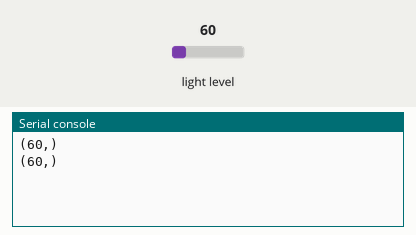
Recording of a program running on a simulated Circuit Playground running CircuitPython. Parts: the last lines printed to the serial console. Inputs (shaded band) come from the test bench; at power-on: light level 60.

Above: at 1.2 s.
1.3 s: light level set to 6
At 2.6 s:
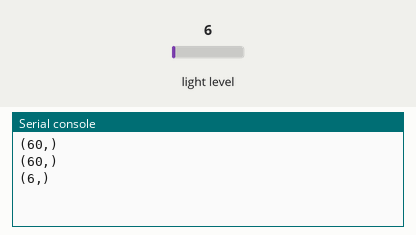
2.8 s: light level set to 80
At 3.8 s:
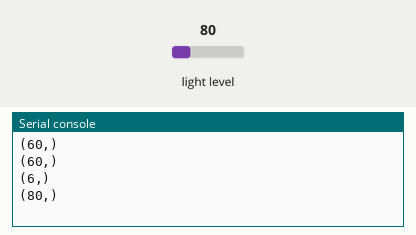
Timing chart, 0 to 5.8 s (numbered marks = the images above; inputs shaded):
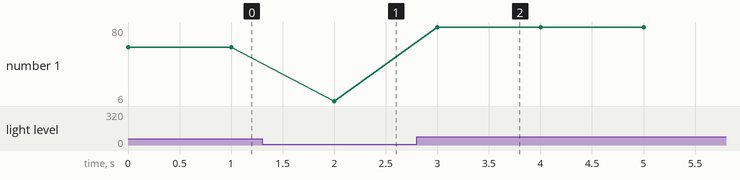

Measured:
- after the input at 1.3 s, the serial console: prints a new line after 0.70 s (image 1)
- after the input at 2.8 s, the serial console: prints a new line after 0.20 s (image 2)
- plotted number 1: 60 → 6 after the input at 1.3 s, 6 → 80 after the input at 2.8 s

The program:

Light_Sensor.py
```python
import time
from adafruit_circuitplayground import cp

def light_sensor():
    while True:
        # display the level of light detected
        print((cp.light,)) # waits for 1 second
        time.sleep(1)

def main():
    light_sensor()

main()
```
